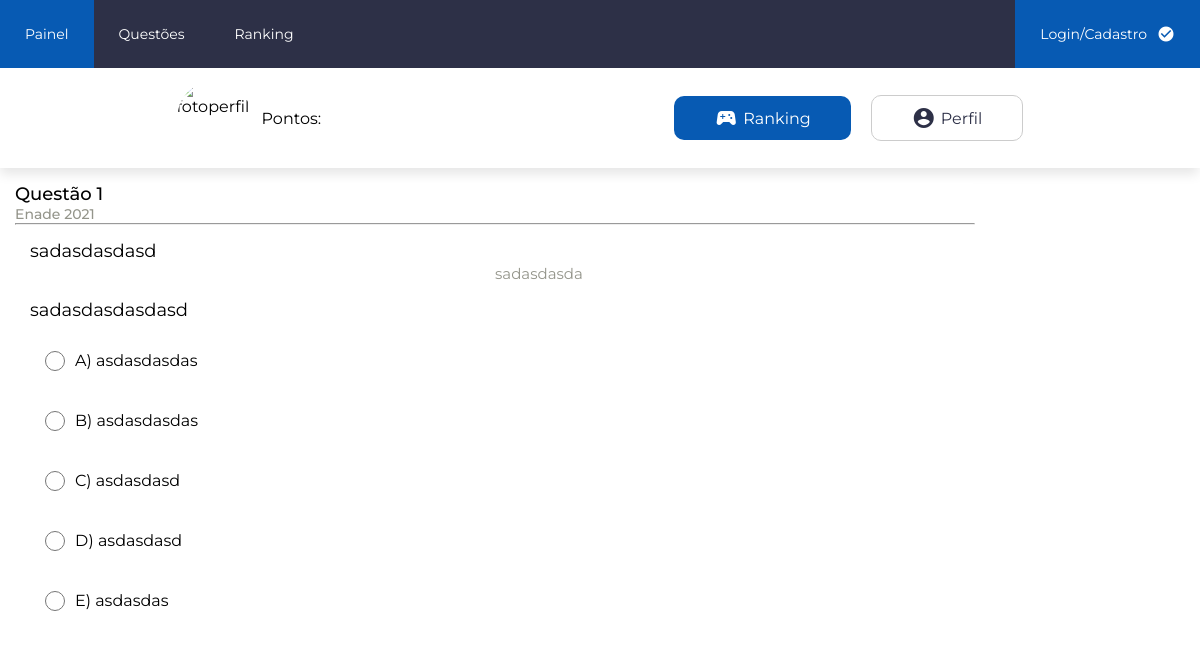
The app's page /adm/visualizarQuestao.php?id=1 with its own data.
### tables this page shows
CREATE TABLE `questao` (
  `id_questao` int(11) NOT NULL,
  `ano` int(4) NOT NULL,
  `descricao` text NOT NULL,
  `descricao_fonte` text NOT NULL,
  `enunciado` text NOT NULL,
  `alternativaA` text NOT NULL,
  `alternativaB` text NOT NULL,
  `alternativaC` text NOT NULL,
  `alternativaD` text NOT NULL,
  `alternativaE` text NOT NULL,
  `respostaCorreta` char(1) NOT NULL
);

### backend/dao/QuestaoDAO.php (called while the page is built, shortened)
<?php
class QuestaoDAO implements IQuestaoDAO
{
    private $Conn;
    public function __construct(PDO $conn)
    {
        $this->Conn = $conn;
    }
    public function buscarQuestao($id_questao)
    {
        $stmt = $this->Conn->prepare("SELECT * FROM questao WHERE id_questao = :id");
        $stmt->bindParam(":id", $id_questao, PDO::PARAM_INT);
        $stmt->execute();
        $row = $stmt->fetch(PDO::FETCH_ASSOC);
        return $row;
    }
}

### adm/visualizarQuestao.php (the view, shortened to what this page needs)
<?php
require_once("../content/painel.php");
require_once("../backend/dao/QuestaoDAO.php");
$id = filter_input(INPUT_GET, "id");
$questaoDAO = new QuestaoDAO($conn);
if (empty($id)) {
} else {
    $questao = $questaoDAO->buscarQuestao($id);
}
?>
<main>
    <div class="questoes-container">
        <div class="questoesTitle">
            <p class="questoesTitle">Questão <?= $questao["id_questao"] ?></p>
            <p class="questoesSubTitle">Enade <?= $questao["ano"] ?></p>
        </div>
        <hr>
        <div class="questoes-content">
            <p class="questao"><?= $questao["descricao"] ?></p>
            <small class="questao-font"><?= $questao["descricao_fonte"] ?></small>
            <p class="questao-enunciado"><?= $questao["enunciado"] ?></p>
        </div>
        <div class="alternativas">
            <form>
                <label class="alternativas-card">
                    <input class="opcaoRadio" type="radio" name="alternativa" value="a">
                    <p>A&rpar; <?= $questao["alternativaA"] ?></p>
                </label>
                <label class="alternativas-card">
                    <input class="opcaoRadio" type="radio" name="alternativa" value="b">
                    <p>B&rpar; <?= $questao["alternativaB"] ?></p>
                </label>
                <label class="alternativas-card">
                    <input class="opcaoRadio" type="radio" name="alternativa" value="c">
                    <p>C&rpar; <?= $questao["alternativaC"] ?></p>
                </label>
                <label class="alternativas-card">
                    <input class="opcaoRadio" type="radio" name="alternativa" value="d">
                    <p>D&rpar; <?= $questao["alternativaD"] ?></p>
                </label>
                <label class="alternativas-card">
                    <input class="opcaoRadio" type="radio" name="alternativa" value="e">
                    <p>E&rpar; <?= $questao["alternativaE"] ?></p>
                </label>
            </form>
        </div>
    </div>
</main>

### css/style.css (style rules this page uses)
* { font-family: 'Montserrat', sans-serif; box-sizing: border-box; padding: 0; margin: 0; }
.questoes-container { background-color: #fff; border: 1px solid #94958B solid #f2f2f2; border-radius: 5px; width: 80%; margin: 15px; }
.questoesTitle { color: #000; font-weight: 500; font-size: 18px; }
.questoesSubTitle { font-size: 14px; color: #94958B; }
.questoes-content { margin: 15px; font-size: 18px; }
.questao-font { color: #94958B; width: 100%; margin-left: 50%; }
.questao-enunciado { margin: 15px 0; }
.alternativas { margin: 15px; }
.alternativas-card { display: flex; margin: 10px 0; padding: 15px; border: 1px solid #94958B solid #94958B; border-radius: 5px; gap: 10px; cursor: pointer; }
.alternativas-card input { width: 20px; height: 20px; }

### records on screen
questao: id_questao "1", ano "2021", descricao "sadasdasdasd", descricao_fonte "sadasdasda", enunciado "sadasdasdasdasd", alternativaA "asdasdasdas", alternativaB "asdasdasdas", alternativaC "asdasdasd", alternativaD "asdasdasd", alternativaE "asdasdas"
